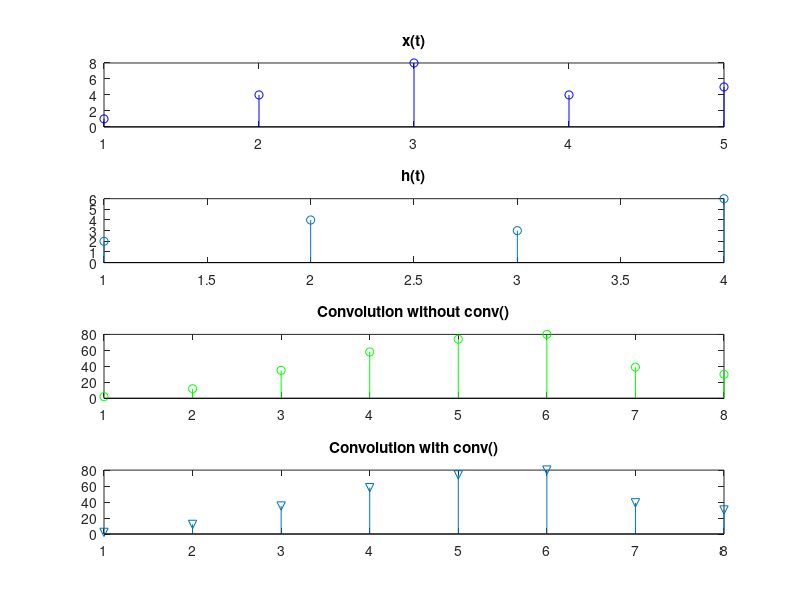

Reproduce this figure in MATLAB.
clear
clc
x=[1 4 8 4 5];
h=[2 4 3 6];
y=conv(x,h);
m=[x,zeros(1,length(x))];
n=[h,zeros(1,length(h))];

for i=1:length(x)+length(h)-1
    Y(i)=0;
    for j=1:length(x)
        if(i-j+1>0)
        Y(i)=Y(i)+m(j)*n(i-j+1);
        end
    end
end


figure
subplot(4,1,1);
stem(x,"b");
title("x(t)");  %input
subplot(4,1,2);
stem(h,"o");
title("h(t)");  %impulse
subplot(4,1,3);
stem(Y,"g");
title("Convolution without conv()");
subplot(4,1,4);
stem(y,"v");
title("Convolution with conv()");